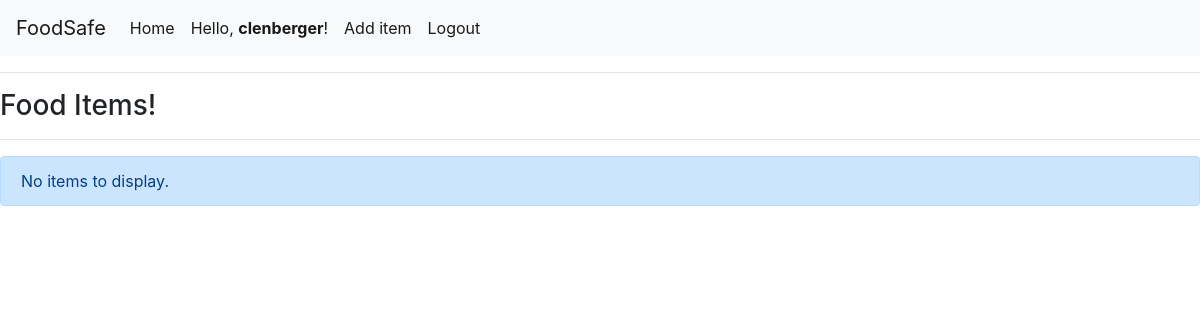
Page /food/ (signed in) on the earlier database version.
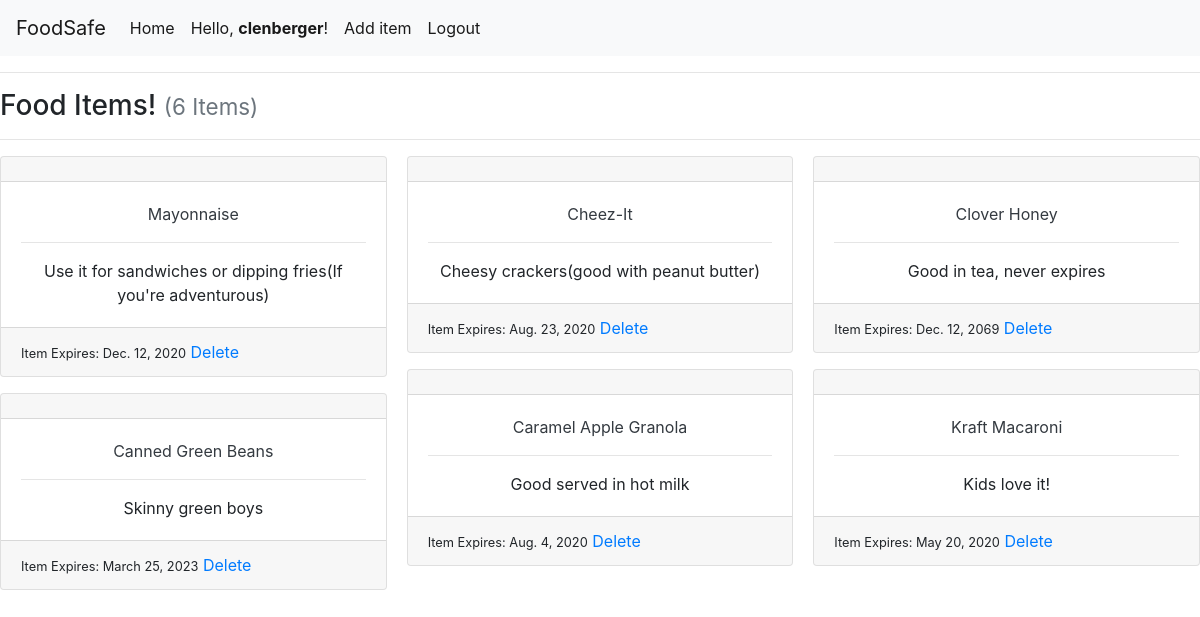
Same page on the later database version.
### food/models.py (models this page shows)
class FoodItem(models.Model):
    user = models.ForeignKey(User, on_delete=models.CASCADE, null=True)
    item_name = models.CharField(max_length=100)
    description = models.TextField(help_text="Write the desciption of your food item!")
    date_added = models.DateField(auto_now_add=True)
    date_expires = models.DateField()

### food/views.py (the view)
# urls.py: path('', views.FoodListView.as_view(), name='index'),
class FoodListView(ListView):
    model = FoodItem
    def get(self, request):
        items = self.get_queryset().all()
        return render(request, 'food/index.html', {
            'items': items
        })

### food/templates/food/index.html (shortened to what this page needs)
{% load static %}
<html>
	<head>
        <link rel="stylesheet" href="https://stackpath.bootstrapcdn.com/bootstrap/4.4.1/css/bootstrap.min.css">
        <link rel="stylesheet" href="food/static/food/style.css"/>
	</head>
	<body>
		<nav class="navbar navbar-expand-lg navbar-light bg-light">
            <a class="navbar-brand" href="{% url 'index' %}">FoodSafe</a>
            <div class="collapse navbar-collapse" id="navbarNav">
                <ul class="navbar-nav">
                    <li class="nav-item active">
                        <a class="nav-link" href="{% url 'index' %}"> Home <span class="sr-only">(current)</span></a>
                    </li>
                    {% if user.is_authenticated %}
                        <li class="nav-item active">
                            <div class="nav-link">Hello, <strong>{{ user.username }}</strong>!</div>
                        </li>
                        <li class="nav-item active">
                            <a class="nav-link" href="{% url 'new_item_page' %}">Add item</a>
                        </li>
                        <li class="nav-item active">
                            <a class="nav-link" href="{% url 'logout' %}">Logout</a>
                        </li>
                    {% endif %}
                </ul>
            </div>
        </nav>
        <hr>
        <div>
            <h3>Food Items! {% if user.is_authenticated %}{% if items %}<small class="text-muted">({{ items|length }} Item{{ items|length|pluralize:"s" }})</small>{% endif %}{% endif %}</h3>
                <hr>
                {% if user.is_authenticated %}
                    {% if items %}
                        <div class="card-columns">
                        {% for item in items %}
                            {% include "food/partials/card.html" %}
                        {% endfor %}
                        </div>
                    {% else %}
                        <div class="alert alert-primary" role="alert">No items to display.</div>
                    {% endif %}
                {%else%}
                    <div class="alert alert-primary" role="alert">Please create an account to start storing items!</div>
                {% endif %}
        </div>
	</body>

### food/templates/food/partials/card.html
<div class="card mb-3">
  <h5 class="card-header ">{{ item.title }}</h5>
  <div class="card-body border-dark">
    <p class="card-text text-dark text-center">
      {{ item.item_name}}
      <hr>
      <div class="text-center">{{item.description}}</div>
  </div>
  <div class="card-footer">
    <small>Item Expires: {{ item.date_expires}}</b></small>
    <a href="{% url 'delete' item.id %}">Delete</a>
  </div>
</div>

### food/static/food/style.css (style rules this page uses)
nav { padding-bottom: 15px; }

Differences in the rows shown:
added FoodItem: item_name "Mayonnaise", description "Use it for sandwiches or dipping fries(If you're adventurous)", date_expires "Dec. 12, 2020"
added FoodItem: item_name "Canned Green Beans", description "Skinny green boys", date_expires "March 25, 2023"
added FoodItem: item_name "Cheez-It", description "Cheesy crackers(good with peanut butter)", date_expires "Aug. 23, 2020"
added FoodItem: item_name "Caramel Apple Granola", description "Good served in hot milk", date_expires "Aug. 4, 2020"
added FoodItem: item_name "Clover Honey", description "Good in tea, never expires", date_expires "Dec. 12, 2069"
added FoodItem: item_name "Kraft Macaroni", description "Kids love it!", date_expires "May 20, 2020"
Other differences:
{{ items|length }}: (not shown) → "6"
text no longer shown: "No items to display."
text now shown: "( Item )"
